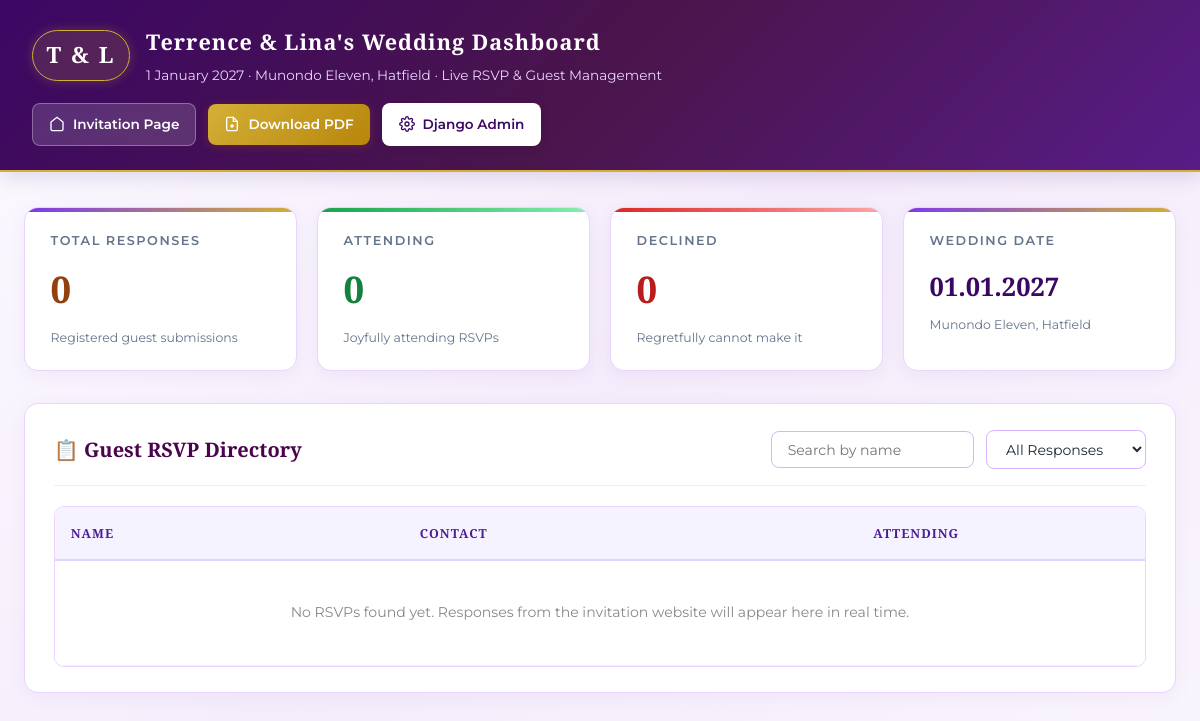
The app's page /dashboard/ (signed in), older data.
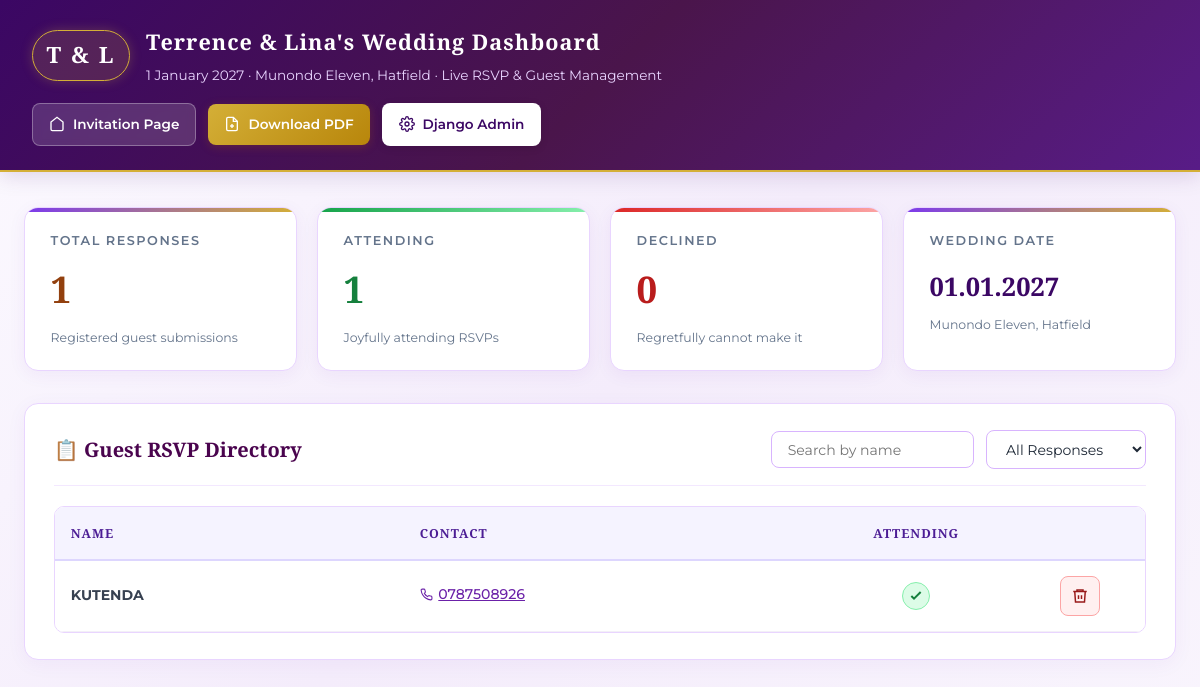
The same page, newer data.
### invitation/models.py (models this page shows, shortened)
class RSVP(models.Model):
    ATTENDING_CHOICES = [
        ('yes', 'Joyfully Attending'),
        ('no', 'Regretfully Declining'),
    ]
    name = models.CharField(max_length=255, verbose_name="Guest Name")
    phone = models.CharField(max_length=100, verbose_name="Phone / WhatsApp")
    email = models.EmailField(blank=True, null=True, verbose_name="Email Address")
    attending = models.CharField(
        max_length=20,
        choices=ATTENDING_CHOICES,
        default='yes',
        verbose_name="Attendance Status"
    )
    guest_count = models.IntegerField(default=1, verbose_name="Guest Count")
    guest_names = models.TextField(blank=True, null=True, default='', verbose_name="Accompanying Guest Names")
    notes = models.TextField(blank=True, null=True, default='', verbose_name="Wishes & Blessings for Couple")
    created_at = models.DateTimeField(default=timezone.now, verbose_name="RSVP Date")
    class Meta:
        db_table = 'rsvps'
        ordering = ['-id']
        verbose_name = 'RSVP'
        verbose_name_plural = 'Guest RSVPs'
    @property
    def is_attending(self):
        return self.attending.lower() == 'yes'

### invitation/views.py (the view)
# urls.py: path('dashboard/', views.dashboard, name='dashboard'),
@staff_member_required
def dashboard(request):
    if request.method == 'POST':
        guest_form = AdminGuestForm(request.POST)
        if guest_form.is_valid():
            guest_form.save()
            messages.success(request, 'Guest added to the RSVP directory.')
            return redirect('invitation:dashboard')
    else:
        guest_form = AdminGuestForm()
    rsvps = RSVP.objects.all().order_by('-id')
    total_responses = rsvps.count()
    attending = [r for r in rsvps if r.is_attending]
    declined = total_responses - len(attending)
    photos = GuestPhoto.objects.all().order_by('-id')
    context = {
        'rsvps': rsvps,
        'total_responses': total_responses,
        'attending_count': len(attending),
        'declined_count': declined,
        'photos': photos,
        'guest_form': guest_form,
    }
    return render(request, 'invitation/dashboard.html', context)

### templates/invitation/dashboard.html (shortened to what the changed rows need)
{% load static %}
<!DOCTYPE html>
<html lang="en">
<head>
  <link rel="stylesheet" href="{% static 'css/style.css' %}">
</head>
<body class="dashboard-body">
  <header class="dashboard-header">
    <div class="dashboard-brand">
      <div class="dashboard-title-box">
        <h1>Terrence &amp; Lina's Wedding Dashboard</h1>
      </div>
    </div>
  </header>
  <div class="dashboard-container">
    <div class="stats-row">
      <div class="stat-card-elevated gold">
        <span class="card-label">Total Responses</span>
        <div class="card-value">{{ total_responses }}</div>
        <div class="card-subtext">Registered guest submissions</div>
      </div>
      <div class="stat-card-elevated attending">
        <span class="card-label">Attending</span>
        <div class="card-value">{{ attending_count }}</div>
        <div class="card-subtext">Joyfully attending RSVPs</div>
      </div>
    </div>
    <div class="panel-card">
      <div class="panel-header">
        <h2 class="panel-title">
          <span>📋 Guest RSVP Directory</span>
        </h2>
      </div>
      <div class="dash-table-wrap">
        <table class="dash-table" id="rsvpsTable">
          <thead>
            <tr>
              <th>Name</th>
              <th>Contact</th>
              <th>Attending</th>
              <th><span class="visually-hidden">Delete</span></th>
            </tr>
          </thead>
          <tbody>
            {% for r in rsvps %}
            <tr data-status="{{ r.attending|lower }}" data-row-id="{{ r.id }}" class="rsvp-row">
              <td><strong>{{ r.name }}</strong></td>
              <td>
                <a href="tel:{{ r.phone }}" class="phone-link">
                  <span>{{ r.phone }}</span>
                </a>
              </td>
              <td>
                {% if r.is_attending %}
                <span class="attendance-icon" title="Attending" aria-label="Attending">
                  <svg viewBox="0 0 24 24" fill="none" stroke="currentColor" stroke-width="3" width="16" height="16" aria-hidden="true">
                    <path d="m5 12 4 4L19 6"></path>
                  </svg>
                </span>
                {% endif %}
              </td>
              <td>
                <button type="button" class="dash-delete-btn"
                  onclick="deleteGuestRow({{ r.id }}, '{{ r.name|escapejs }}')"
                  title="Delete {{ r.name|escapejs }}" aria-label="Delete {{ r.name|escapejs }}">
                  <svg viewBox="0 0 24 24" fill="none" stroke="currentColor" stroke-width="2" aria-hidden="true">
                    <path d="M3 6h18"></path>
                    <path d="M8 6V4h8v2"></path>
                    <path d="m19 6-1 14H6L5 6"></path>
                    <path d="M10 11v5M14 11v5"></path>
                  </svg>
                </button>
              </td>
            </tr>
            {% empty %}
            <tr>
              <td colspan="4" style="text-align:center;padding:2.5rem;color:#888;">
                No RSVPs found yet. Responses from the invitation website will appear here in real time.
              </td>
            </tr>
            {% endfor %}
          </tbody>
        </table>
      </div>
    </div>
  </div>
</body>
</html>

Row changes from the older to the newer data that the page shows:
added RSVP: name "KUTENDA", phone "0787508926", attending "yes" (drawn)
Text that changed along with them:
{{ total_responses }}: "0" → "1"
{{ attending_count }}: "0" → "1"
text no longer shown: "No RSVPs found yet. Responses from the invitation website will appear here in real time."
